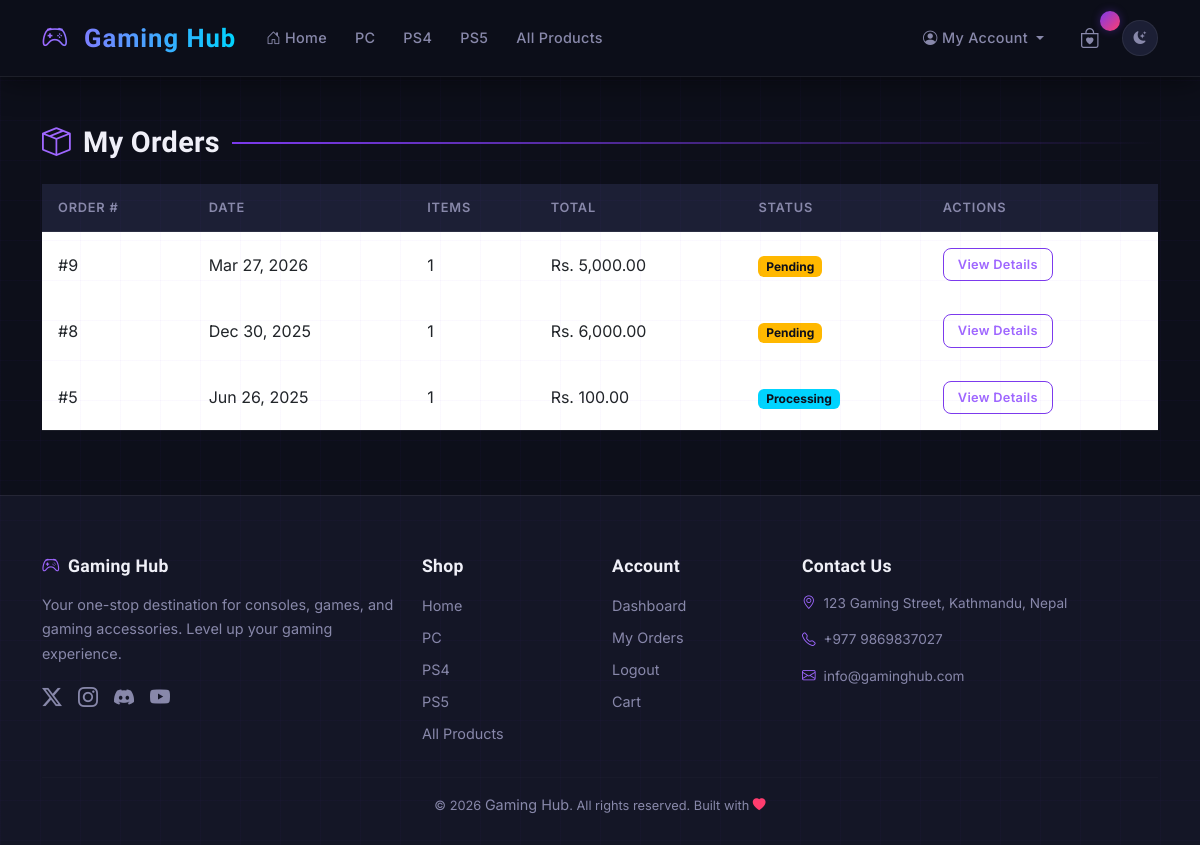
The app's page /user/myorders.php (signed in), older data.
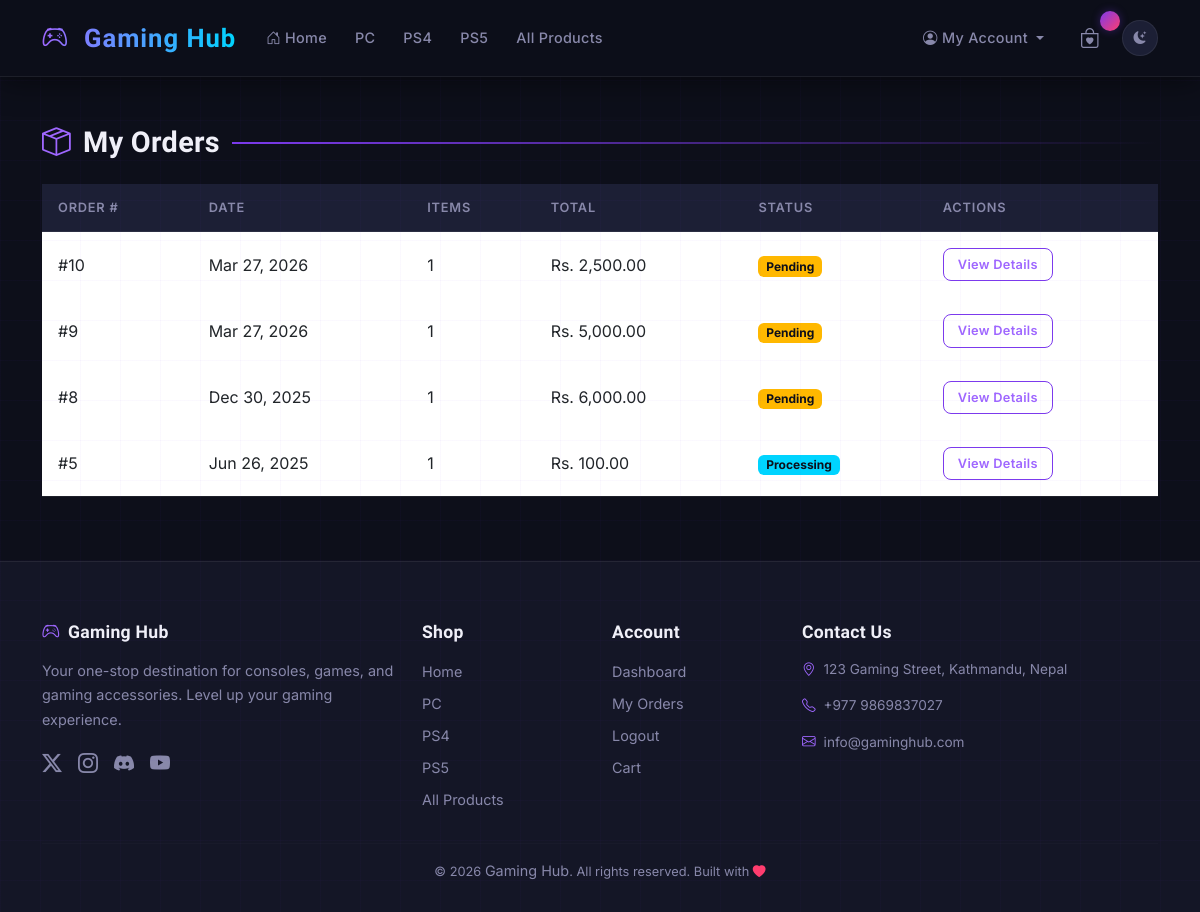
The same page, newer data.
### tables this page shows
CREATE TABLE `main_categories` (
  `category_id` int(11) NOT NULL,
  `name` varchar(100) NOT NULL,
  `slug` varchar(100) NOT NULL,
  `image` varchar(255) DEFAULT NULL,
  `is_active` tinyint(1) DEFAULT 1,
  `created_at` timestamp NOT NULL DEFAULT current_timestamp()
);

CREATE TABLE `orders` (
  `order_id` int(11) NOT NULL,
  `user_id` int(11) NOT NULL,
  `order_date` timestamp NOT NULL DEFAULT current_timestamp(),
  `shipping_address` text NOT NULL,
  `contact_number` varchar(20) NOT NULL,
  `payment_method` varchar(50) DEFAULT 'Cash on Delivery',
  `total_amount` decimal(10,2) NOT NULL,
  `status` enum('pending','processing','shipped','delivered','cancelled') DEFAULT 'pending',
  `admin_response` text DEFAULT NULL,
  `response_date` timestamp NULL DEFAULT NULL
);

### includes/functions.php (called while the page is built, shortened)
<?php
require_once __DIR__ . '/../config/database.php';
function getMainCategories() {
    $sql = "SELECT * FROM main_categories WHERE is_active = TRUE ORDER BY name";
    $stmt = executeQuery($sql);
    return $stmt->fetchAll(PDO::FETCH_ASSOC);
}
?>

### config/database.php (called while the page is built)
<?php
$host = 'localhost';
$dbname = 'gaming_hub';
$username = 'root';
$password = '';
try {
    $pdo = new PDO("mysql:host=$host;dbname=$dbname;charset=utf8", $username, $password);
    $pdo->setAttribute(PDO::ATTR_ERRMODE, PDO::ERRMODE_EXCEPTION);
} catch (PDOException $e) {
    die("Database connection failed: " . $e->getMessage());
}
function executeQuery($sql, $params = []) {
    global $pdo;
    $stmt = $pdo->prepare($sql);
    $stmt->execute($params);
    return $stmt;
}
?>

### user/myorders.php (the view, shortened to what the changed rows need)
<?php
require_once '../config/database.php';
require_once '../includes/functions.php';
$userId = $_SESSION['user_id'];
$orders = executeQuery("SELECT * FROM orders WHERE user_id = ? ORDER BY order_date DESC", [$userId])->fetchAll(PDO::FETCH_ASSOC);
require_once '../includes/header.php';
?>
<div class="container my-5">
    <h1 class="section-title mb-4"><i class="bi bi-box-seam" style="color:var(--accent-light)"></i> My Orders</h1>
    <?php if (empty($orders)): ?>
        <div class="alert alert-info">
            You haven't placed any orders yet. <a href="/gaming_hub/" class="alert-link">Start shopping</a>.
        </div>
    <?php else: ?>
        <div class="table-responsive">
            <table class="table">
                <thead>
                    <tr>
                        <th>Order #</th>
                        <th>Date</th>
                        <th>Items</th>
                        <th>Total</th>
                        <th>Status</th>
                        <th>Actions</th>
                    </tr>
                </thead>
                <tbody>
                    <?php foreach ($orders as $order): ?>
                    <tr>
                        <td>#<?= $order['order_id'] ?></td>
                        <td><?= date('M d, Y', strtotime($order['order_date'])) ?></td>
                        <td>
                            <?php
                            $itemCount = executeQuery("SELECT COUNT(*) FROM order_items WHERE order_id = ?",
                                                     [$order['order_id']])->fetchColumn();
                            echo $itemCount;
                            ?>
                        </td>
                        <td>Rs. <?= number_format($order['total_amount'], 2) ?></td>
                        <td>
                            <span class="badge
                                <?= $order['status'] == 'pending' ? 'bg-warning' :
                                   ($order['status'] == 'processing' ? 'bg-info' :
                                   ($order['status'] == 'shipped' ? 'bg-primary' :
                                   ($order['status'] == 'delivered' ? 'bg-success' : 'bg-danger'))) ?>">
                                <?= ucfirst($order['status']) ?>
                            </span>
                        </td>
                        <td>
                            <a href="order_detail.php?id=<?= $order['order_id'] ?>" class="btn btn-sm btn-outline-primary">
                                View Details
                            </a>
                        </td>
                    </tr>
                    <?php endforeach; ?>
                </tbody>
            </table>
        </div>
    <?php endif; ?>
</div>
<?php require_once __DIR__ . '/../includes/footer.php'; ?>

### includes/header.php (shortened to what the changed rows need)
<?php
require_once __DIR__ . '/../config/database.php';
require_once __DIR__ . '/functions.php';
$categories = getMainCategories();
?>
<!DOCTYPE html>
<html lang="en">
<head>
    <link href="https://cdn.jsdelivr.net/npm/bootstrap@5.3.0/dist/css/bootstrap.min.css" rel="stylesheet">
    <link rel="stylesheet" href="https://cdn.jsdelivr.net/npm/bootstrap-icons@1.11.0/font/bootstrap-icons.css">
    <link rel="stylesheet" href="/gaming_hub/assets/css/style.css">
</head>
<body>
    <nav class="navbar navbar-expand-lg">
        <div class="container">
            <div class="collapse navbar-collapse" id="navbarNav">
                <ul class="navbar-nav me-auto">
                    <?php foreach ($categories as $category): ?>
                    <li class="nav-item">
                        <a class="nav-link" href="/gaming_hub/category.php?id=<?= $category['category_id'] ?>">
                            <?= $category['name'] ?>
                        </a>
                    </li>
                    <?php endforeach; ?>
                </ul>
            </div>
        </div>
    </nav>
    <main>

### includes/footer.php (shortened to what the changed rows need)
    </main>
    <footer>
        <div class="container">
            <div class="row gy-4">
                <div class="col-md-2">
                    <ul class="list-unstyled">
                        <?php foreach ($categories as $category): ?>
                        <li><a href="/gaming_hub/category.php?id=<?= $category['category_id'] ?>"><?= $category['name'] ?></a></li>
                        <?php endforeach; ?>
                    </ul>
                </div>
            </div>
        </div>
    </footer>
</body>
</html>

Row changes from the older to the newer data that the page shows:
added orders: order_id "10", order_date "Mar 27, 2026", itemCount "1", total_amount "2,500.00", status "Pending"
